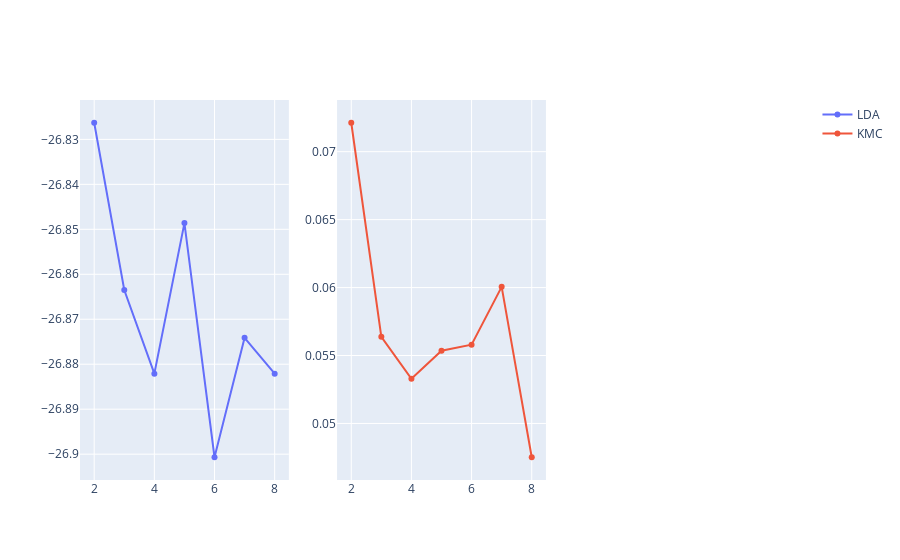

The code cell stored with this chart in its notebook:
### Code cell


### Figure 1 — Plotly figure (JSON) as saved in the notebook; plotly's stock layout.template omitted (floating-point values rounded to 4 significant figures)
{"data": [{"name": "LDA", "type": "scatter", "x": [2, 3, 4, 5, 6, 7, 8], "xaxis": "x", "y": [-26.83, -26.86, -26.88, -26.85, -26.9, -26.87, -26.88], "yaxis": "y"}, {"name": "KMC", "type": "scatter", "x": [2, 3, 4, 5, 6, 7, 8], "xaxis": "x2", "y": [0.07213, 0.05638, 0.05328, 0.05535, 0.05579, 0.06005, 0.04751], "yaxis": "y2"}], "layout": {"xaxis": {"anchor": "y", "domain": [0, 0.2889]}, "xaxis2": {"anchor": "y2", "domain": [0.3556, 0.6444]}, "xaxis3": {"anchor": "y3", "domain": [0.7111, 1]}, "yaxis": {"anchor": "x", "domain": [0, 1]}, "yaxis2": {"anchor": "x2", "domain": [0, 1]}, "yaxis3": {"anchor": "x3", "domain": [0, 1]}}}
